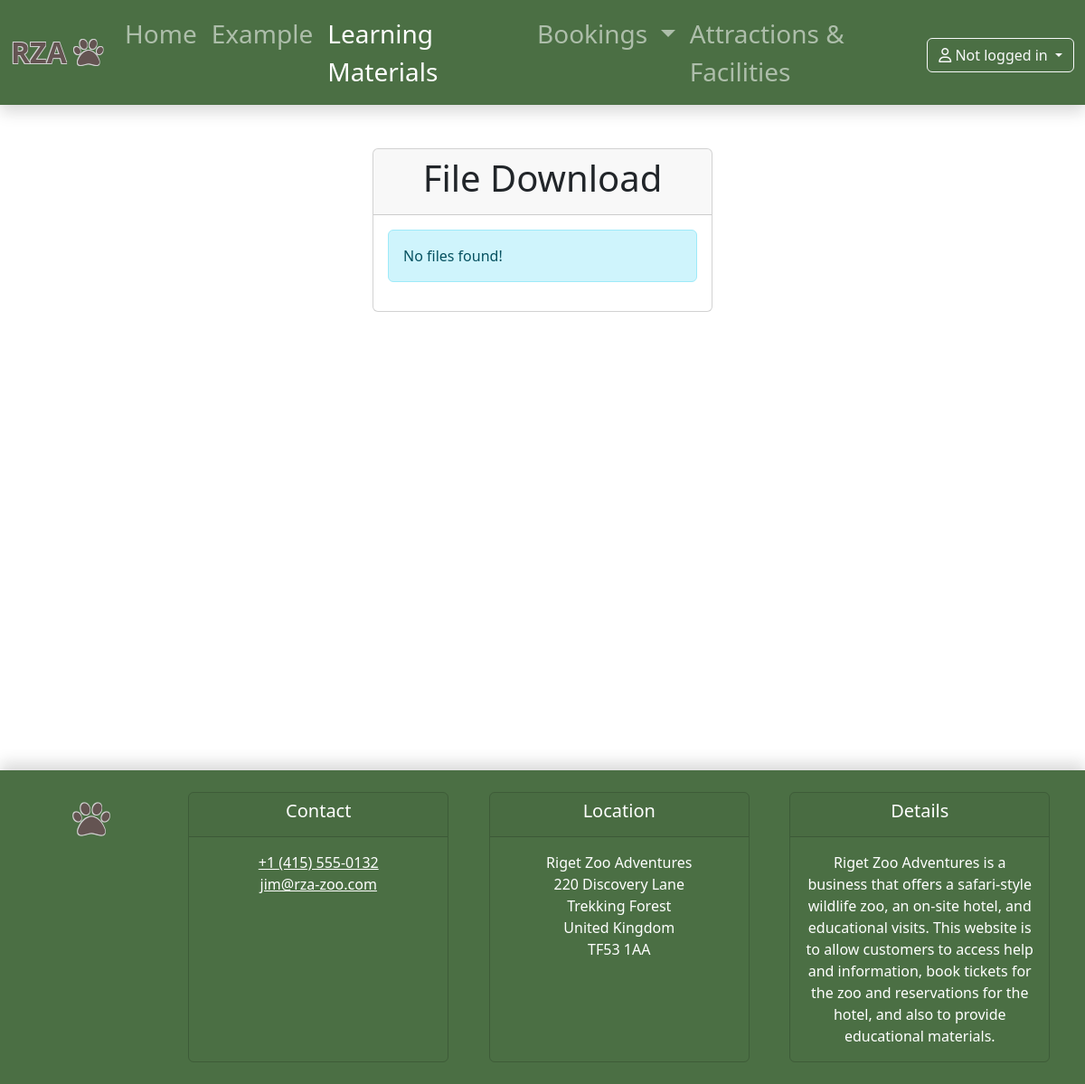
Before: /upload_files.php with the older database file.
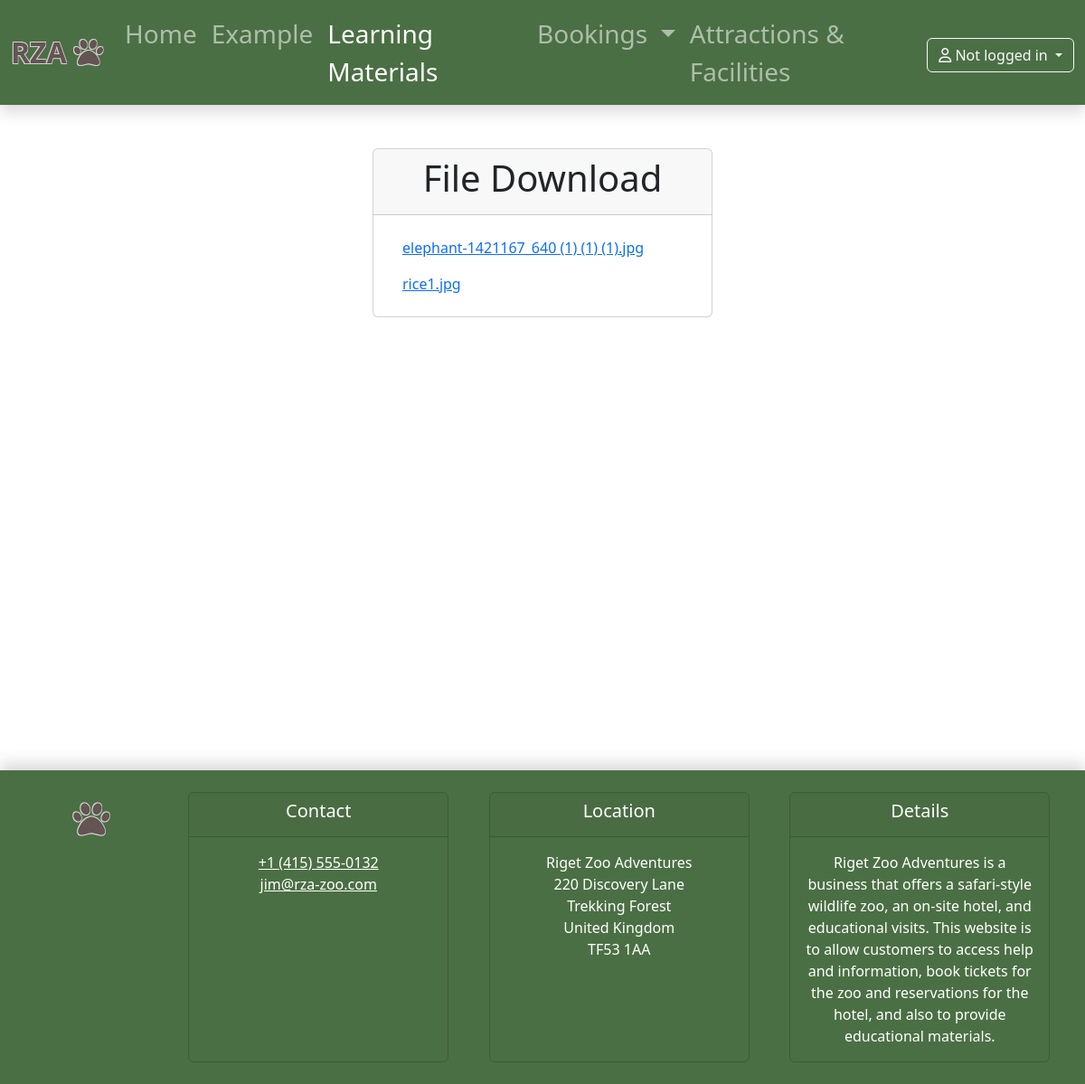
After: the same page with the newer database file.
### tables this page shows
CREATE TABLE `materials` (
  `username` varchar(100) NOT NULL,
  `files` varchar(100) NOT NULL
);

### src/upload_files.php (the view, shortened to what this page needs)
<?php
require_once "include/utils.php";
$select_files ="SELECT * FROM materials";
function selectAll($selectAllQuery){
    $operation = [
        "result" => "",
        "error" => ""
    ];
    try{
      global $pdo;
      $stmt = $pdo->prepare($selectAllQuery);
      $stmt->execute();
      $operation["result"] = $stmt->fetchAll();
    }catch(PDOException $e){
      $operation["error"] = $e->getMessage();
    }
    return $operation;
}
$selectAll=selectAll($select_files);
include_once "include/base.php";
?>
<article>
    <section class="container-fluid mt-5">
        <div class="row">
            <div class="col-md-4 mx-auto">
                <div class="card" style="width: 100%">
                        <div class="card-header">
                            <h1  class="text-center card-title">File Download</h1>
                        </div>
                        <div class="card-body">
                            <?php if(isset($selectAll)):?>
                                <?php if($selectAll["error"]):?>
                                    <div class="alert alert-danger" role="alert"><?php echo($selectAll["error"]) ?></div>
                                <?php elseif($selectAll["result"]):  ?>
                                    <?php foreach ($selectAll["result"] as $file): ?>
                                        <?php $file_path = 'uploads/' . $file['files'];?>
                                        <ul class="list-group list-group-flush">
                                            <li class="list-group-item"><a href="<?php echo $file_path; ?>" download="<?php echo $file['files']; ?>"><?php echo $file['files']; ?></a></li>
                                        </ul>
                                    <?php endforeach; ?>
                                <?php else: ?>
                                    <div class="alert alert-info" role="alert">No files found!</div>
                                <?php endif; ?>
                            <?php endif; ?>
                        </div>
                </div>
            </div>
        </div>
    </section>
</article>
<?php include_once "include/footer.php"; ?>

### src/include/base.php (shortened to what this page needs)
<!DOCTYPE html>
<html lang="en">
    <head>
        <link href="https://cdn.jsdelivr.net/npm/bootstrap@5.3.3/dist/css/bootstrap.min.css" rel="stylesheet">
        <link rel="stylesheet" href="https://cdnjs.cloudflare.com/ajax/libs/font-awesome/6.7.2/css/all.min.css" />
        <link rel="stylesheet" href="include/login.css">
        <link rel="stylesheet" href="include/calendar.css">
    </head>
    <body>
        <?php include "header.php" ?>
        <main class="mb-5" style="min-height: 80vh">

### src/include/header.php (shortened to what this page needs)
<header class="shadow sticky-top">
    <nav class="navbar navbar-expand-lg navbar-dark rza-green">
        <div class="container-fluid">
            <a class="navbar-brand fs-2 rza-brand" href="index.php">
                RZA
                <i class="fa-solid fa-paw"></i>
            </a>
            <div class="collapse navbar-collapse fs-3" id="navbarSupportedContent">
                <ul class="navbar-nav me-auto mb-2 mb-lg-0">
                    <li class="nav-item">
                        <a class="nav-link<?php if (PAGE_TITLE == "Home Page"): echo " active"; endif ?>" <?php if (PAGE_TITLE == "Home Page"): echo "aria-current='page'"; endif ?> href="index.php">Home</a>
                    </li>
                    <li class="nav-item">
                        <a class="nav-link<?php if (PAGE_TITLE == "Example Template"): echo " active"; endif ?>" <?php if (PAGE_TITLE == "Example Template"): echo "aria-current='page'"; endif ?> href="example_template.php">Example</a>
                    </li>
                    <li class="nav-item">
                        <a class="nav-link<?php if (PAGE_TITLE == "Learning Materials"): echo " active"; endif ?>" <?php if (PAGE_TITLE == "Learning Materials"): echo "aria-current='page'"; endif ?> href="upload_files.php">Learning Materials</a>
                    </li>
                    <li class="nav-item dropdown">
                        <a class="nav-link dropdown-toggle<?php if (PAGE_TITLE == "Zoo Booking" or PAGE_TITLE == "Zoo Tickets" or PAGE_TITLE == "Hotel Booking"): echo " active"; endif ?>" href="#" role="button" data-bs-toggle="dropdown" aria-expanded="false">
                            Bookings
                        </a>
                    </li>
                    <li class="nav-item">
                        <a class="nav-link<?php if (PAGE_TITLE == "Attractions & Facilities"): echo " active"; endif ?>" <?php if (PAGE_TITLE == "Attractions & Facilities"): echo "aria-current='page'"; endif ?> href="index.php">Attractions & Facilities</a>
                    </li>
                </ul>
                <div class="dropdown">
                    <button class="btn <?=isset($_SESSION["user"]) ? "btn-success" : "btn-outline-light"?> dropdown-toggle" type="button" data-bs-toggle="dropdown" aria-expanded="false">
                        <i class="<?=isset($_SESSION["user"]) ? "fa-solid" : "fa-regular"?> fa-user"></i>
                        <?=$_SESSION["user"] ?? "Not logged in"?>
                    </button>
                </div>
            </div>
        </div>
    </nav>
</header>

### src/include/footer.php (shortened to what this page needs)
        </main>
        <footer class="shadow-up text-white rza-green">
            <div class="container text-center mx-auto">
                <div class="row">
                    <div class="col-md-1 my-4 mx-auto">
                        <a class="fs-1 rza-brand" href="index.php"><i class="fa-solid fa-paw"></i></a>
                    </div>
                    <div class="col-md-3 my-4 mx-auto">
                        <div class="card mx-auto bg-transparent text-white h-100" style="width: 18rem;">
                            <div class="card-header">
                                <h5 class="card-title">Contact</h5>
                            </div>
                            <div class="card-body">
                                <address class="card-text">
                                    <a href="tel:+14155550132" class="text-white">+1 (415) 555‑0132</a><br />
                                    <a href="mailto:jim@rza-zoo.com" class="text-white">jim@rza-zoo.com</a>
                                </address>
                            </div>
                        </div>
                    </div>
                    <div class="col-md-3 my-4 mx-auto">
                        <div class="card mx-auto bg-transparent text-white h-100" style="width: 18rem;">
                            <div class="card-header">
                                <h5 class="card-title">Location</h5>
                            </div>
                            <div class="card-body">
                                <address class="card-text">
                                    Riget Zoo Adventures<br />
                                    220 Discovery Lane<br />
                                    Trekking Forest<br />
                                    United Kingdom<br />
                                    TF53 1AA
                                </address>
                            </div>
                        </div>
                    </div>
                    <div class="col-md-3 my-4 mx-auto">
                        <div class="card mx-auto bg-transparent text-white h-100" style="width: 18rem;">
                            <div class="card-header">
                                <h5 class="card-title">Details</h5>
                            </div>
                            <div class="card-body">
                                <p class="card-text">
                                    Riget Zoo Adventures is a business that offers a safari-style wildlife zoo, an on-site hotel, and educational visits.
                                    This website is to allow customers to access help and information, book tickets for the zoo and reservations for the hotel,
                                    and also to provide educational materials.
                                </p>
                            </div>
                        </div>
                    </div>
                </div>
            </div>
        </footer>
    </body>
</html>

### src/include/base.php (style rules this page uses)
.rza-green { background-color: #4B6F44; }
.rza-brand { text-shadow: -1px -1px 0 lightgray, 0.5px -1px 0 lightgray, -1px 0.5px 0 lightgray, 0.5px 0.5px 0 lightgray; font-weight: bold; color: #645452; }
.shadow-up { box-shadow: 0 -0.5rem 1rem rgba(0, 0, 0, 0.15); }

Changed rows visible on the page:
added materials: files "elephant-1421167_640 (1) (1) (1).jpg"
added materials: files "rice1.jpg"
Other visible differences:
text no longer shown: "No files found!"
